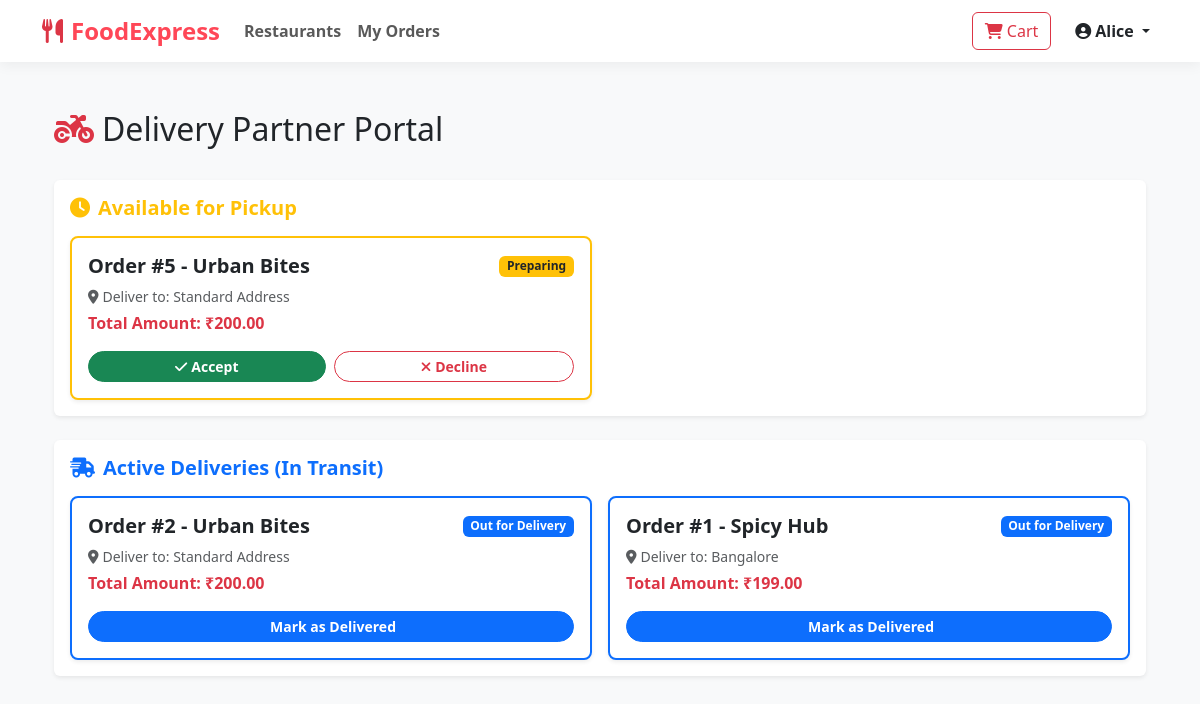
Screenshot of /delivery/dashboard/ (signed in) with the database file from the repository.
### orders/models.py (models this page shows, shortened)
class Order(models.Model):
    STATUS_CHOICES = (
        ('Pending', 'Pending'),
        ('Accepted', 'Accepted by Restaurant'),
        ('Preparing', 'Preparing Food'),
        ('Out for Delivery', 'Out for Delivery'),
        ('Delivered', 'Delivered'),
        ('Cancelled', 'Cancelled'),
    )
    user = models.ForeignKey(User, on_delete=models.CASCADE, related_name='orders')
    restaurant = models.ForeignKey(Restaurant, on_delete=models.CASCADE)
    delivery_partner = models.ForeignKey(User, on_delete=models.SET_NULL, null=True, blank=True, related_name='deliveries')
    total_amount = models.DecimalField(max_digits=10, decimal_places=2)
    delivery_address = models.TextField()
    status = models.CharField(max_length=30, choices=STATUS_CHOICES, default='Pending')
    created_at = models.DateTimeField(auto_now_add=True)
    declined_by = models.ManyToManyField(User, related_name='declined_orders', blank=True)

### restaurants/models.py (models this page shows, shortened)
class Restaurant(models.Model):
    owner = models.ForeignKey(User, on_delete=models.CASCADE, related_name='restaurants')
    name = models.CharField(max_length=200)
    description = models.TextField()
    address = models.TextField()
    phone = models.CharField(max_length=15)
    image = models.ImageField(upload_to='restaurants/', blank=True, null=True)
    is_active = models.BooleanField(default=True)
    created_at = models.DateTimeField(auto_now_add=True)

### delivery/views.py (the view)
# urls.py: path('dashboard/', views.delivery_dashboard, name='delivery_dashboard'),
@login_required
def delivery_dashboard(request):
    available_orders = Order.objects.filter(status='Preparing').exclude(declined_by=request.user).order_by('-created_at')
    my_deliveries = Order.objects.filter(status='Out for Delivery').order_by('-created_at')
    return render(request, 'delivery/dashboard.html', {
        'available_orders': available_orders,
        'my_deliveries': my_deliveries,
    })

### delivery/templates/delivery/dashboard.html (shortened to what this page needs)
{% extends 'base.html' %}
{% block content %}
<div class="container my-4">
    <div class="d-flex align-items-center justify-content-between mb-4">
        <h2><i class="fa-solid fa-motorcycle text-danger me-2"></i>Delivery Partner Portal</h2>
    </div>
    <div class="card shadow-sm border-0 mb-4">
        <div class="card-body">
            <h5 class="card-title text-warning fw-bold mb-3">
                <i class="fa-solid fa-clock me-2"></i>Available for Pickup
            </h5>
            {% if available_orders %}
                <div class="row g-3">
                    {% for order in available_orders %}
                        <div class="col-md-6">
                            <div class="card border border-warning border-2 shadow-sm rounded-3 p-3">
                                <div class="d-flex justify-content-between align-items-center mb-2">
                                    <h5 class="fw-bold mb-0">Order #{{ order.id }} - {{ order.restaurant.name }}</h5>
                                    <span class="badge bg-warning text-dark">{{ order.status }}</span>
                                </div>
                                <p class="text-muted small mb-1">
                                    <i class="fa-solid fa-location-dot me-1"></i>Deliver to: {{ order.delivery_address|default:"Standard Address" }}
                                </p>
                                <p class="fw-bold text-danger mb-3">Total Amount: ₹{{ order.total_amount }}</p>
                                <div class="d-flex gap-2">
                                    <form method="POST" action="{% url 'accept_delivery' order.id %}" class="flex-grow-1">
                                        <button type="submit" class="btn btn-success btn-sm w-100 fw-bold rounded-pill">
                                            <i class="fa-solid fa-check me-1"></i>Accept
                                        </button>
                                    </form>
                                    <form method="POST" action="{% url 'accept_delivery' order.id %}" class="flex-grow-1">
                                        <button type="submit" class="btn btn-outline-danger btn-sm w-100 fw-bold rounded-pill">
                                            <i class="fa-solid fa-xmark me-1"></i>Decline
                                        </button>
                                    </form>
                                </div>
                            </div>
                        </div>
                    {% endfor %}
                </div>
            {% else %}
                <p class="text-muted mb-0">No pending orders available for pickup right now.</p>
            {% endif %}
        </div>
    </div>
    <div class="card shadow-sm border-0">
        <div class="card-body">
            <h5 class="card-title text-primary fw-bold mb-3">
                <i class="fa-solid fa-truck-fast me-2"></i>Active Deliveries (In Transit)
            </h5>
            {% if my_deliveries %}
                <div class="row g-3">
                    {% for order in my_deliveries %}
                        <div class="col-md-6">
                            <div class="card border border-primary border-2 shadow-sm rounded-3 p-3">
                                <div class="d-flex justify-content-between align-items-center mb-2">
                                    <h5 class="fw-bold mb-0">Order #{{ order.id }} - {{ order.restaurant.name }}</h5>
                                    <span class="badge bg-primary">Out for Delivery</span>
                                </div>
                                <p class="text-muted small mb-1">
                                    <i class="fa-solid fa-location-dot me-1"></i>Deliver to: {{ order.delivery_address|default:"Standard Address" }}
                                </p>
                                <p class="fw-bold text-danger mb-3">Total Amount: ₹{{ order.total_amount }}</p>
                                <form method="POST" action="{% url 'accept_delivery' order.id %}">
                                    <button type="submit" class="btn btn-primary btn-sm w-100 fw-bold rounded-pill">
                                        Mark as Delivered
                                    </button>
                                </form>
                            </div>
                        </div>
                    {% endfor %}
                </div>
            {% else %}
                <p class="text-muted mb-0">No active deliveries currently in transit.</p>
            {% endif %}
        </div>
    </div>
</div>
{% endblock %}

### templates/base.html (shortened to what this page needs)
<!DOCTYPE html>
<html lang="en">
<head>
    <link href="https://cdn.jsdelivr.net/npm/bootstrap@5.3.0/dist/css/bootstrap.min.css" rel="stylesheet">
    <link rel="stylesheet" href="https://cdnjs.cloudflare.com/ajax/libs/font-awesome/6.4.0/css/all.min.css">
</head>
<body>
    <nav class="navbar navbar-expand-lg navbar-custom sticky-top">
        <div class="container">
            <a class="navbar-brand" href="{% url 'home' %}">
                <i class="fa-solid fa-utensils text-danger me-2"></i>FoodExpress
            </a>
            <div class="collapse navbar-collapse" id="navbarNav">
                <ul class="navbar-nav me-auto">
                    <li class="nav-item">
                        <a class="nav-link fw-semibold" href="{% url 'home' %}">Restaurants</a>
                    </li>
                    {% if user.is_authenticated %}
                        <li class="nav-item">
                            <a class="nav-link fw-semibold" href="{% url 'order_history' %}">My Orders</a>
                        </li>
                    {% endif %}
                </ul>
                <ul class="navbar-nav ms-auto align-items-center gap-2">
                    {% if user.is_authenticated %}
                        <li class="nav-item">
                            <a href="{% url 'view_cart' %}" class="btn btn-outline-danger position-relative me-2">
                                <i class="fa-solid fa-cart-shopping"></i> Cart
                            </a>
                        </li>
                        <li class="nav-item dropdown">
                            <a class="nav-link dropdown-toggle fw-bold text-dark" href="#" id="userDrop" data-bs-toggle="dropdown">
                                <i class="fa-solid fa-user-circle me-1"></i>{{ user.username }}
                            </a>
                        </li>
                    {% endif %}
                </ul>
            </div>
        </div>
    </nav>
    <main class="py-4">
        <div class="container">
            {% block content %}{% endblock %}
        </div>
    </main>
</body>
</html>

### templates/base.html (style rules this page uses)
:root { --primary-color: #ff4757; --secondary-color: #2ed573; --dark-color: #2f3542; --light-bg: #f8f9fa; }
body { background-color: var(--light-bg); font-family: 'Segoe UI', Tahoma, Geneva, Verdana, sans-serif; }
.navbar-custom { background-color: #ffffff; box-shadow: 0 4px 12px rgba(0,0,0,0.05); }
.navbar-brand { font-weight: 700; color: var(--primary-color) !important; font-size: 1.5rem; }

### rows the page displays
Order: id "5", restaurant.name "Urban Bites", status "Preparing", delivery_address "Standard Address", total_amount "200.00"
Order: id "2", restaurant.name "Urban Bites", delivery_address "Standard Address", total_amount "200.00"
Order: id "1", restaurant.name "Spicy Hub", delivery_address "Bangalore", total_amount "199.00"

### other values shown
{{ user.username }} "Alice"
